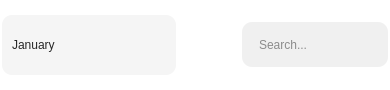
                  <widget class="QFrame" name="frame_71">
                   <property name="sizePolicy">
                    <sizepolicy hsizetype="Preferred" vsizetype="Expanding">
                     <horstretch>0</horstretch>
                     <verstretch>0</verstretch>
                    </sizepolicy>
                   </property>
                   <property name="maximumSize">
                    <size>
                     <width>16777215</width>
                     <height>90</height>
                    </size>
                   </property>
                   <property name="styleSheet">
                    <string notr="true">background-color: transparent;
</string>
                   </property>
                   <property name="frameShape">
                    <enum>QFrame::StyledPanel</enum>
                   </property>
                   <property name="frameShadow">
                    <enum>QFrame::Raised</enum>
                   </property>
                   <layout class="QHBoxLayout" name="horizontalLayout_72">
                    <property name="leftMargin">
                     <number>0</number>
                    </property>
                    <property name="topMargin">
                     <number>0</number>
                    </property>
                    <property name="rightMargin">
                     <number>0</number>
                    </property>
                    <property name="bottomMargin">
                     <number>0</number>
                    </property>
                    <item>
                     <widget class="QFrame" name="frame_80">
                      <property name="sizePolicy">
                       <sizepolicy hsizetype="Preferred" vsizetype="Expanding">
                        <horstretch>0</horstretch>
                        <verstretch>0</verstretch>
                       </sizepolicy>
                      </property>
                      <property name="maximumSize">
                       <size>
                        <width>16777215</width>
                        <height>80</height>
                       </size>
                      </property>
                      <property name="frameShape">
                       <enum>QFrame::StyledPanel</enum>
                      </property>
                      <property name="frameShadow">
                       <enum>QFrame::Raised</enum>
                      </property>
                      <layout class="QHBoxLayout" name="horizontalLayout_75">
                       <property name="leftMargin">
                        <number>0</number>
                       </property>
                       <item>
                        <widget class="QComboBox" name="monthComboBox">
                         <property name="sizePolicy">
                          <sizepolicy hsizetype="Expanding" vsizetype="Expanding">
                           <horstretch>0</horstretch>
                           <verstretch>0</verstretch>
                          </sizepolicy>
                         </property>
                         <property name="minimumSize">
                          <size>
                           <width>174</width>
                           <height>45</height>
                          </size>
                         </property>
                         <property name="maximumSize">
                          <size>
                           <width>16777215</width>
                           <height>80</height>
                          </size>
                         </property>
                         <property name="styleSheet">
                          <string notr="true">QComboBox {
    border-radius: 10px;
	font-family: &quot;Montserrat Medium&quot;;
	font-weight: 57;
	color:rgb(39, 39, 39);
	padding-left: 10px;
	background-color:rgb(245, 245, 245);
}
QComboBox QLineEdit {
	font-family: &quot;Montserrat Medium&quot;;
	font-weight: 57;
    color: rgb(39, 39, 39);
    border: none; 
}
QComboBox:focus{
    border: 1px solid rgb(235, 235, 235);
	background-color:rgb(227, 227, 227);
}
QComboBox::drop-down {
    background-color: transparent;
    border-radius: 10px;
}

QComboBox::down-arrow {
    image: url(:/Icons/Icons/downArrow.png);
    width: 12px;
    height: 12px;
    padding-right: 10px;
}

/* Dropdown list */
QComboBox QAbstractItemView {
    background-color: rgb(232, 232, 232);
    selection-background-color: rgb(217, 217, 217); 
    selection-color: black;
    font: 63 12pt &quot;Montserrat SemiBold&quot;;
    outline: none;
	border:1px solid rgb(209, 209, 209);
}

/* List items */
QComboBox QAbstractItemView::item {
    background-color:  rgb(232, 232, 232);
    color: black;
    height: 25px;
    font: 63 12pt &quot;Montserrat SemiBold&quot;;
}

QComboBox QAbstractItemView::item:hover {
    background-color: rgb(193, 193, 193);
    color: black;
}

/* Scrollbar inside dropdown */
QComboBox QAbstractItemView QScrollBar:vertical {
    background-color: transparent; /* or set a solid color */
    width: 10px;
    border: none;
}

QComboBox QAbstractItemView QScrollBar::handle:vertical {
    background-color: rgb(129, 191, 218);
    border-radius: 5px;
    min-height: 120px;
}

QComboBox QAbstractItemView QScrollBar::handle:vertical:hover {
    background-color: rgb(86, 127, 145);
}

QComboBox QAbstractItemView QScrollBar::add-line:vertical,
QComboBox QAbstractItemView QScrollBar::sub-line:vertical {
    height: 0px;
    background: none;
    border: none;
}

QComboBox QAbstractItemView QScrollBar::groove:vertical {
    background: transparent;
    outline: none;
    border: none;
}
QComboBox QAbstractItemView QScrollBar,
QComboBox QAbstractItemView QScrollBar::handle,
QComboBox QAbstractItemView QScrollBar::groove {
    outline: none;
    border: none;
}

QComboBox QLineEdit {
    font: 63 12pt &quot;Montserrat SemiBold&quot;;
    color: rgb(39, 39, 39);
    border: none; /* optional para di mag mukhang double border */
    background: transparent;
}</string>
                         </property>
                         <property name="currentText">
                          <string>January</string>
                         </property>
                         <property name="maxVisibleItems">
                          <number>12</number>
                         </property>
                         <item>
                          <property name="text">
                           <string>January</string>
                          </property>
                         </item>
                         <item>
                          <property name="text">
                           <string>February</string>
                          </property>
                         </item>
                         <item>
                          <property name="text">
                           <string>March</string>
                          </property>
                         </item>
                         <item>
                          <property name="text">
                           <string>April</string>
                          </property>
                         </item>
                         <item>
                          <property name="text">
                           <string>May</string>
                          </property>
                         </item>
                         <item>
                          <property name="text">
                           <string>June</string>
                          </property>
                         </item>
                         <item>
                          <property name="text">
                           <string>July</string>
                          </property>
                         </item>
                         <item>
                          <property name="text">
                           <string>August</string>
                          </property>
                         </item>
                         <item>
                          <property name="text">
                           <string>September</string>
                          </property>
                         </item>
                         <item>
                          <property name="text">
                           <string>October</string>
                          </property>
                         </item>
                         <item>
                          <property name="text">
                           <string>November</string>
                          </property>
                         </item>
                         <item>
                          <property name="text">
                           <string>December</string>
                          </property>
                         </item>
                        </widget>
                       </item>
                      </layout>
                     </widget>
                    </item>
                    <item>
                     <spacer name="horizontalSpacer_3">
                      <property name="orientation">
                       <enum>Qt::Horizontal</enum>
                      </property>
                      <property name="sizeHint" stdset="0">
                       <size>
                        <width>40</width>
                        <height>20</height>
                       </size>
                      </property>
                     </spacer>
                    </item>
                    <item>
                     <widget class="QFrame" name="frame_78">
                      <property name="sizePolicy">
                       <sizepolicy hsizetype="Preferred" vsizetype="Expanding">
                        <horstretch>0</horstretch>
                        <verstretch>0</verstretch>
                       </sizepolicy>
                      </property>
                      <property name="frameShape">
                       <enum>QFrame::StyledPanel</enum>
                      </property>
                      <property name="frameShadow">
                       <enum>QFrame::Raised</enum>
                      </property>
                      <layout class="QHBoxLayout" name="horizontalLayout_73">
                       <property name="spacing">
                        <number>0</number>
                       </property>
                       <property name="rightMargin">
                        <number>0</number>
                       </property>
                       <item>
                        <widget class="QLineEdit" name="lineEdit_9">
                         <property name="sizePolicy">
                          <sizepolicy hsizetype="Expanding" vsizetype="Expanding">
                           <horstretch>0</horstretch>
                           <verstretch>0</verstretch>
                          </sizepolicy>
                         </property>
                         <property name="maximumSize">
                          <size>
                           <width>16777215</width>
                           <height>45</height>
                          </size>
                         </property>
                         <property name="styleSheet">
                          <string notr="true">#lineEdit_9 {
    background-color: #F0F0F0;
    border-top-left-radius: 10px;
 	border-bottom-left-radius: 10px;
    font: 57 12pt &quot;Montserrat Medium&quot;;
    color: rgb(39, 39, 39);
    padding-left: 15px;
    border: none;
}

</string>
                         </property>
                         <property name="text">
                          <string/>
                         </property>
                         <property name="placeholderText">
                          <string>Search...</string>
                         </property>
                        </widget>
                       </item>
                       <item>
                        <widget class="QFrame" name="frame_79">
                         <property name="maximumSize">
                          <size>
                           <width>16777215</width>
                           <height>45</height>
                          </size>
                         </property>
                         <property name="styleSheet">
                          <string notr="true">QFrame#frame_79{
background-color: #F0F0F0;
border-top-right-radius:10px;
border-bottom-right-radius:10px;
}
</string>
                         </property>
                         <property name="frameShape">
                          <enum>QFrame::StyledPanel</enum>
                         </property>
                         <property name="frameShadow">
                          <enum>QFrame::Raised</enum>
                         </property>
                         <layout class="QVBoxLayout" name="verticalLayout_65">
                          <property name="spacing">
                           <number>0</number>
                          </property>
                          <property name="leftMargin">
                           <number>9</number>
                          </property>
                          <item>
                           <widget class="QLabel" name="label_172">
                            <property name="maximumSize">
                             <size>
                              <width>24</width>
                              <height>24</height>
                             </size>
                            </property>
                            <property name="text">
                             <string/>
                            </property>
                            <property name="pixmap">
                             <pixmap resource="resource.qrc">:/Icons/Icons/searchIcon.png</pixmap>
                            </property>
                            <property name="scaledContents">
                             <bool>true</bool>
                            </property>
                           </widget>
                          </item>
                         </layout>
                        </widget>
                       </item>
                      </layout>
                     </widget>
                    </item>
                   </layout>
                  </widget>
